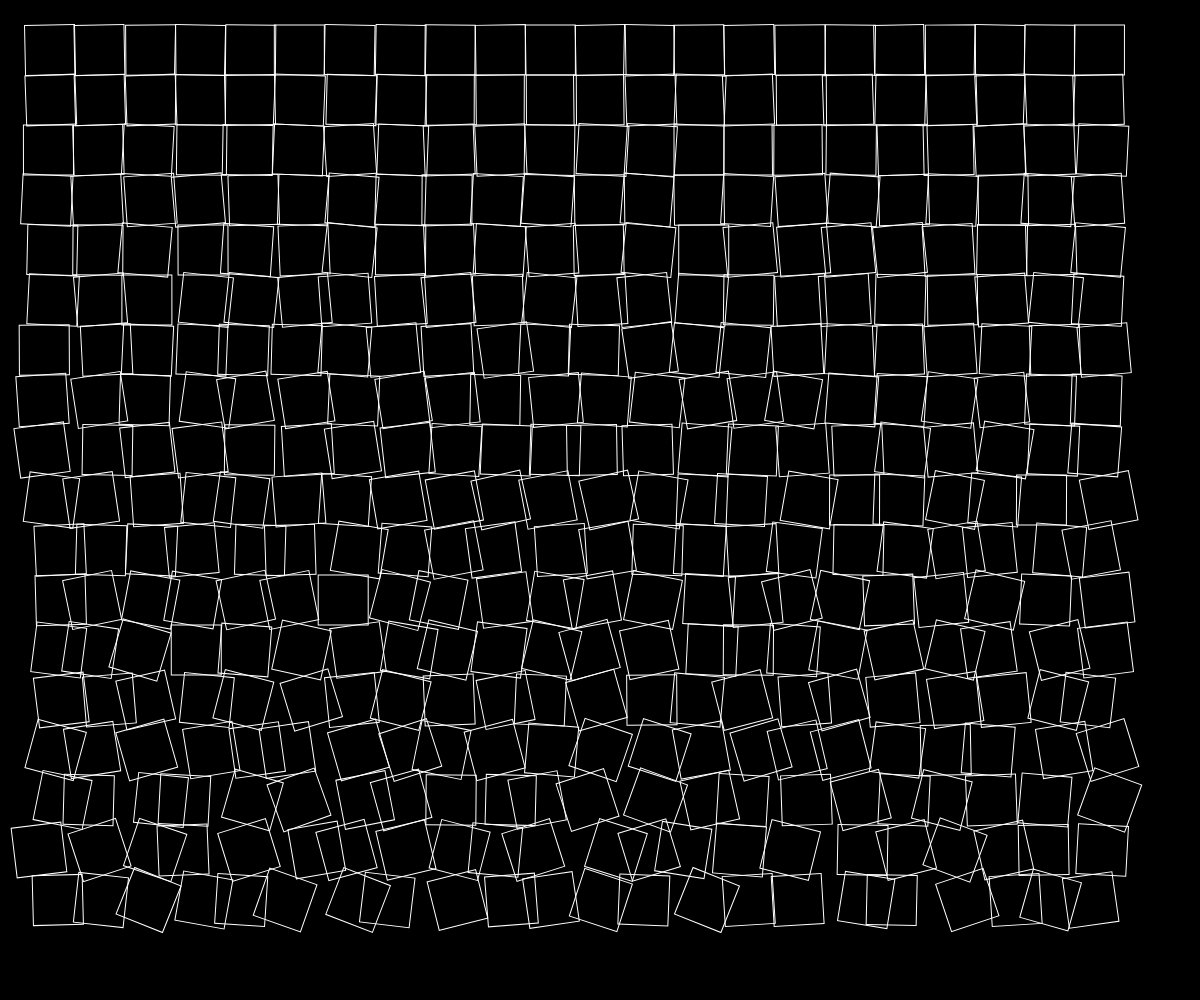
Frame 1 (no input)
Frame 60 (no input): identical to frame 1, image omitted
Frame 120 (the mouse pressed at the canvas centre since frame 60): identical to frame 1, image omitted

The p5.js sketch that drew this single still picture (run headless with seeded random() and noise() and a simulated clock; from frame 60 on, the mouse is pressed at the canvas centre):

// p5.js sketch
// ── sketch.js
var siz = 50;
var seed = 160;


function setup() {

    createCanvas(windowWidth, windowHeight);

    background(0);

    rectMode(CENTER);
    seed = random(1000);
    randomSeed(seed);
}


function draw() {
    randomSeed(seed);
    background(0);

    noFill();
    stroke(255);


    for (var i = siz; i < windowWidth - siz; i += siz) {
        for (var j = siz; j < windowHeight - siz; j += siz) {
            push();
            var translateAmount = random(-1,1)*(j/siz);
            var rotateAmount = random(-PI, PI) * (j / (windowHeight * 7));
            translate(i+translateAmount, j);
            rotate(rotateAmount);
            rect(0, 0, siz, siz);
            pop();
        }
    }
}

function mouseReleased() {

    seed = random(1000);
    step = random(100) / 1000;
}
